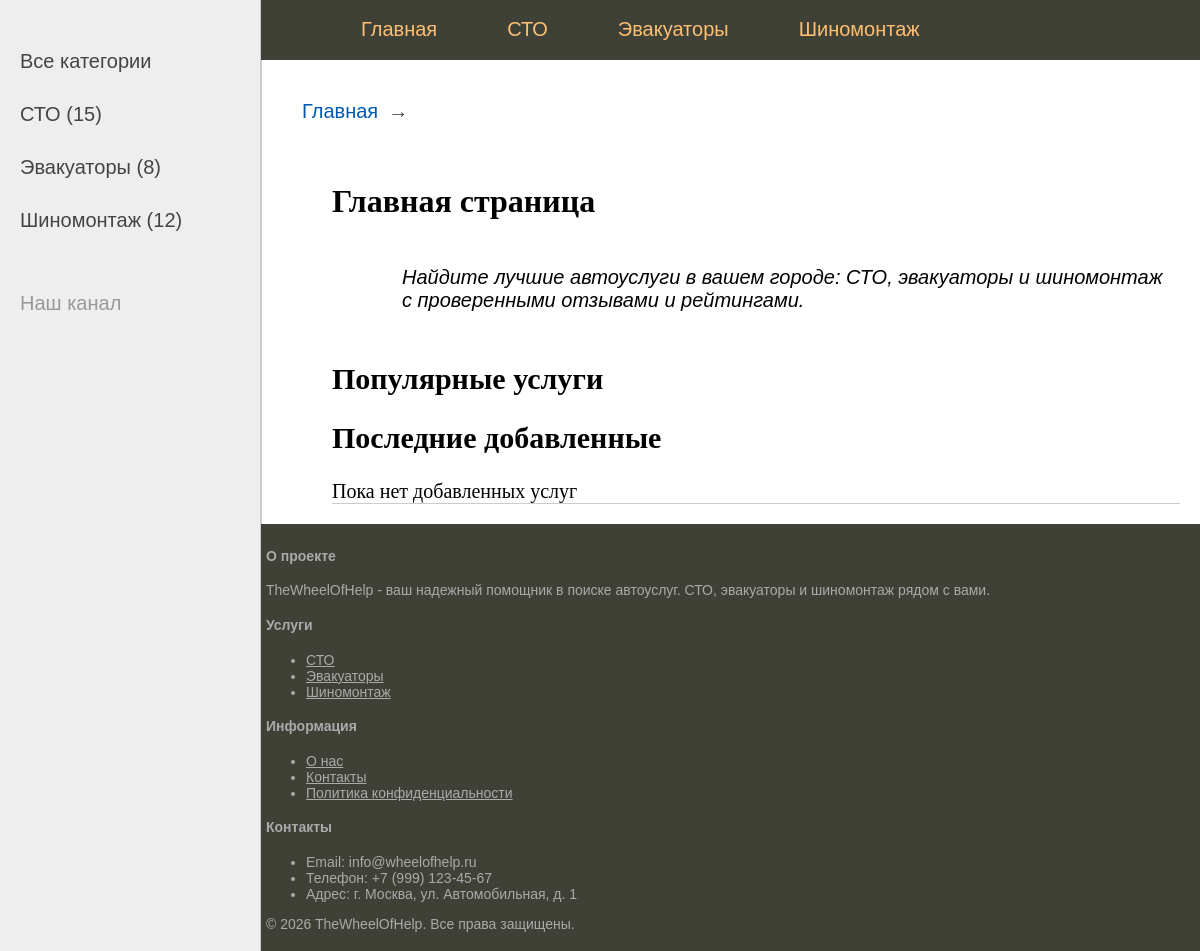
Before: / with the older database file.
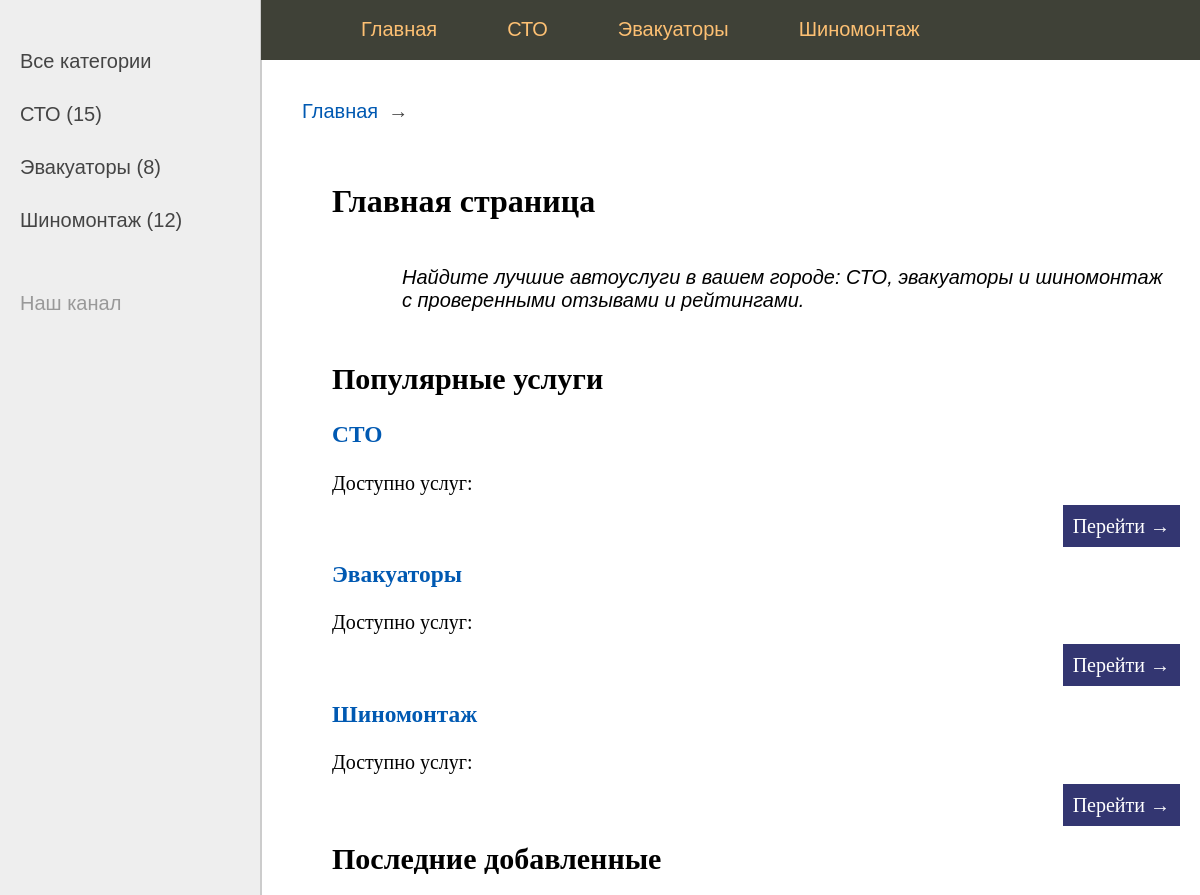
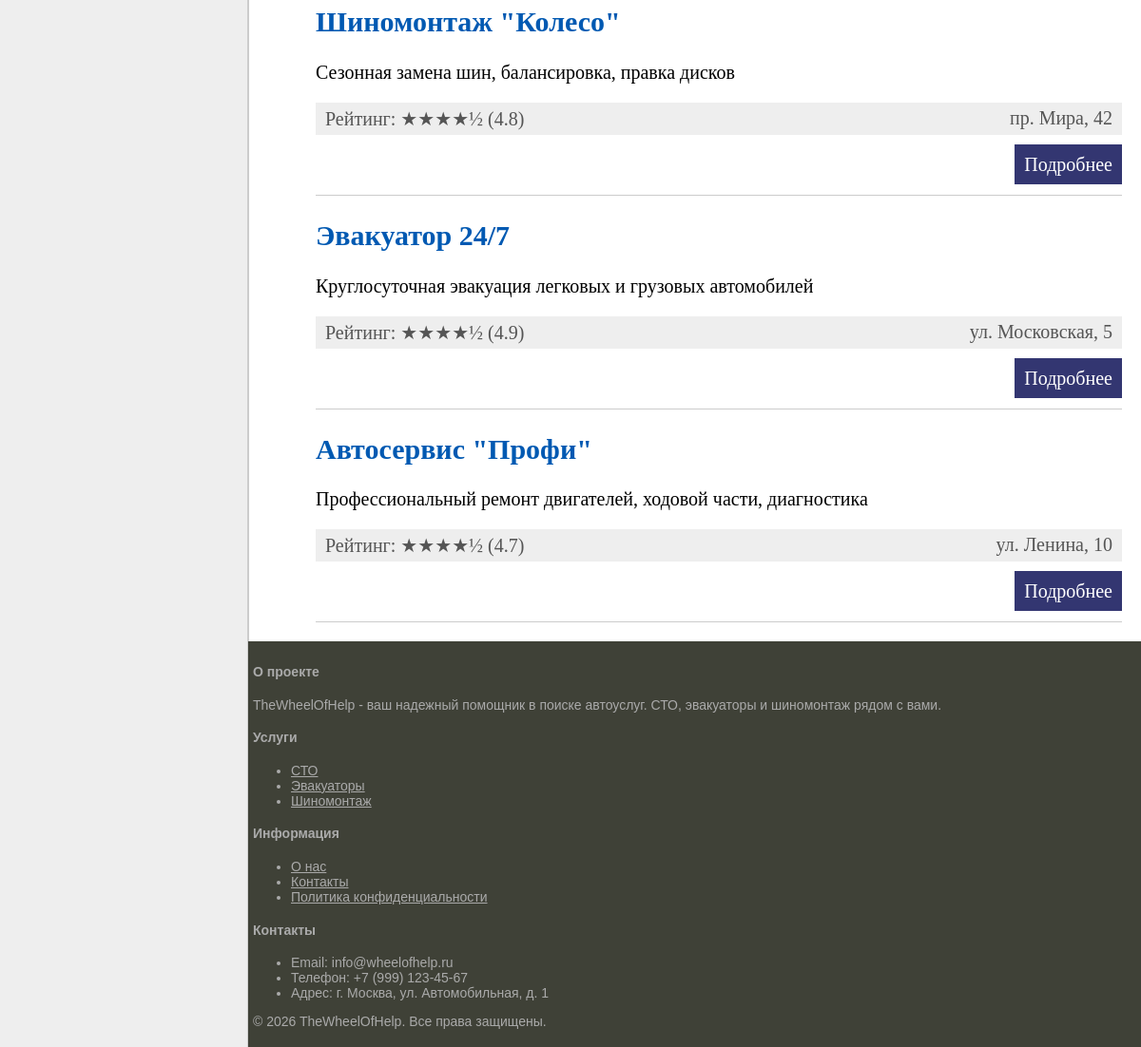
After: the same page with the newer database file (2 pictures, top to bottom).
### homepage/models.py (models this page shows, shortened)
class Category(models.Model):
    name = models.CharField(max_length=100, verbose_name="Название")
    slug = models.SlugField(max_length=100, unique=True, db_index=True, verbose_name="URL")
    class Meta:
        verbose_name = "Категория"
        verbose_name_plural = "Категории"

class Service(models.Model):
    title = models.CharField(max_length=255, verbose_name="Название")
    slug = models.SlugField(max_length=255, unique=True, db_index=True, verbose_name="URL")
    description = models.TextField(blank=True, verbose_name="Описание")
    category = models.ForeignKey('Category', on_delete=models.PROTECT, verbose_name="Категория")
    address = models.CharField(max_length=255, verbose_name="Адрес")
    phone = models.CharField(max_length=20, verbose_name="Телефон")
    work_time = models.CharField(max_length=255, blank=True, verbose_name="Время работы")
    rating = models.FloatField(default=0, verbose_name="Рейтинг")
    time_create = models.DateTimeField(auto_now_add=True, verbose_name="Создано")
    time_update = models.DateTimeField(auto_now=True, verbose_name="Обновлено")
    is_published = models.BooleanField(choices=Status.choices, default=Status.DRAFT, verbose_name="Статус")
    objects = models.Manager()  # стандартный менеджер (все записи)
    published = PublishedManager()  # наш менеджер (только опубликованные)
    def get_absolute_url(self):
        return reverse('homepage:service_detail', kwargs={'service_slug': self.slug})
    class Meta:
        ordering = ['-time_create']  # сортировка по умолчанию (новые сверху)
        verbose_name = "Услуга"
        verbose_name_plural = "Услуги"

### homepage/views.py (the view)
# urls.py: path('', views.index, name='index'),
def index(request):
    services = Service.published.all()
    categories = Category.objects.all()
    return render(request, 'homepage/index.html', {
        'title': 'Главная страница',
        'services': services,
        'categories': categories,
    })

### homepage/models.py (called while the page is built)
    def get_queryset(self):
        return super().get_queryset().filter(is_published=Status.PUBLISHED)

### homepage/templatetags/homepage_tags.py (called while the page is built)
@register.inclusion_tag('homepage/list_categories.html')
def show_categories():
    return {"categories": categories}

@register.simple_tag
def get_stars(rating):
    full_stars = int(rating)
    half_star = 1 if rating - full_stars >= 0.5 else 0
    empty_stars = 5 - full_stars - half_star
    stars = "★" * full_stars
    if half_star:
        stars += "½"
    stars += "☆" * empty_stars
    return stars

### templates/homepage/index.html (shortened to what this page needs)
{% extends 'base.html' %}
{% load homepage_tags %}
{% block content %}
<h1>{{ title|default:"Добро пожаловать в TheWheelOfHelp"|capfirst }}</h1>
<div class="quote">
    <p>Найдите лучшие автоуслуги в вашем городе: СТО, эвакуаторы и шиномонтаж с проверенными отзывами и рейтингами.</p>
</div>
<h2>Популярные услуги</h2>
<div class="services-grid">
    {% for cat in categories %}
    <div class="service-card">
        <h3><a href="{% url 'homepage:category_detail' cat.slug %}">{{ cat.name }}</a></h3>
        <p>Доступно услуг: {{ cat.services.count }}</p>
        <p class="link-read-post">
            <a href="{% url 'homepage:category_detail' cat.slug %}">Перейти →</a>
        </p>
    </div>
    {% endfor %}
</div>
<h2>Последние добавленные</h2>
<ul class="list-articles">
    {% for service in services %}
    <li>
        <h2>
            <a href="{{ service.get_absolute_url }}">
                {{ service.title }}
            </a>
        </h2>
        <p>{{ service.description|truncatewords:30 }}</p>
        <div class="article-panel">
            <p class="first">
                Рейтинг: {% get_stars service.rating %} ({{ service.rating }})
            </p>
            <p class="last">
                {{ service.address }}
            </p>
        </div>
        <p class="link-read-post">
            <a href="{{ service.get_absolute_url }}">Подробнее</a>
        </p>
    </li>
    {% empty %}
    <li>Пока нет добавленных услуг</li>
    {% endfor %}
</ul>
{% endblock %}

### templates/base.html (shortened to what this page needs)
<!DOCTYPE html>
{% load static %}
{% load homepage_tags %}
<html lang="ru">
<head>
    <link type="text/css" href="{% static 'css/styles.css' %}" rel="stylesheet" />
</head>
<body>
    <table class="table-page" border=0 cellpadding="0" cellspacing="0">
        <tr>
            <td valign="top" class="left-chapters">
                {% show_categories %}
            </td>
            <td valign=top>
                {% block header %}
                    {% include 'includes/header.html' %}
                {% endblock %}
                <table class="table-content" border=0 cellpadding="0" cellspacing="0">
                    <tr>
                        <td valign="top" class="content">
                            {% block breadcrumbs %}
                            <ul class="breadcrumbs">
                                <li><a href="{% url 'homepage:index' %}">Главная</a></li>
                            </ul>
                            {% endblock %}
                            <div class="content-text">
                                {% block content %}
                                {% endblock %}
                            </div>
                        </td>
                    </tr>
                </table>
                {% block footer %}
                    {% include 'includes/footer.html' %}
                {% endblock %}
            </td>
        </tr>
    </table>
</body>
</html>

### templates/homepage/list_categories.html
{% if categories %}
<ul class="leftchapters">
    <li{% if not selected_cat_id %} class="selected"{% endif %}>
        <a href="{% url 'homepage:index' %}">Все категории</a>
    </li>
    {% for cat in categories %}
    <li{% if cat.id == selected_cat_id %} class="selected"{% endif %}>
        <a href="{% url 'homepage:'|add:cat.url %}">
            {{ cat.name }}
            {% if cat.count %}
            <span class="category-count">({{ cat.count }})</span>
            {% endif %}
        </a>
    </li>
    {% endfor %}
    <li class="share">
        <p>Наш канал</p>
        <a class="share-yt" href="https://youtube.com/@thewheelofhelp" target="_blank" rel="nofollow"></a>
    </li>
</ul>
{% endif %}

### templates/includes/header.html (shortened to what this page needs)
{% load static %}
<div class="header">
    <ul class="mainmenu">
        <li class="logo">
            <a href="{% url 'homepage:index' %}">
                <div class="logo"></div>
            </a>
        </li>
        <li><a href="{% url 'homepage:index' %}">Главная</a></li>
        <li><a href="{% url 'homepage:tech_station' %}">СТО</a></li>
        <li><a href="{% url 'homepage:evacuator' %}">Эвакуаторы</a></li>
        <li><a href="{% url 'homepage:tire_service' %}">Шиномонтаж</a></li>
        <li class="search-form">
            <form action="{% url 'homepage:search' %}" method="get">
            </form>
        </li>
    </ul>
</div>

### templates/includes/footer.html
{% load static %}
<div id="footer">
    <div class="container">
        <div class="footer-content">
            <div class="footer-section">
                <h4>О проекте</h4>
                <p>TheWheelOfHelp - ваш надежный помощник в поиске автоуслуг. СТО, эвакуаторы и шиномонтаж рядом с вами.</p>
            </div>
            <div class="footer-section">
                <h4>Услуги</h4>
                <ul class="footer-links">
                    <li><a href="{% url 'homepage:tech_station' %}">СТО</a></li>
                    <li><a href="{% url 'homepage:evacuator' %}">Эвакуаторы</a></li>
                    <li><a href="{% url 'homepage:tire_service' %}">Шиномонтаж</a></li>
                </ul>
            </div>
            <div class="footer-section">
                <h4>Информация</h4>
                <ul class="footer-links">
                    <li><a href="#">О нас</a></li>
                    <li><a href="#">Контакты</a></li>
                    <li><a href="#">Политика конфиденциальности</a></li>
                </ul>
            </div>
            <div class="footer-section">
                <h4>Контакты</h4>
                <ul class="footer-links">
                    <li>Email: info@wheelofhelp.ru</li>
                    <li>Телефон: +7 (999) 123-45-67</li>
                    <li>Адрес: г. Москва, ул. Автомобильная, д. 1</li>
                </ul>
            </div>
        </div>
        <div class="footer-bottom">
            <p>&copy; {% now "Y" %} TheWheelOfHelp. Все права защищены.</p>
        </div>
    </div>
</div>

### static/css/styles.css (style rules this page uses)
html, body { font-family: 'Arial'; margin: 0; padding: 0; height: 100%; width: 100%; color: #444; }
a { color: #0059b2; text-decoration: none; }
p.link-read-post { text-align: right; }
p.link-read-post a { padding: 10px; min-width: 100px; background: #333671; color: #fff; text-decoration: none; }
div.article-panel { background: #eee; padding: 5px 10px 5px 10px; box-sizing: border-box; overflow: hidden; color: #555; }
div.article-panel p.first { margin: 0; float: left; }
div.article-panel p.last { margin: 0; float: right; }
ul.list-articles { list-style: none; margin: 0; padding: 0; }
ul.list-articles li { border-bottom: 1px solid #ccc; }
.table-page { width: 100%; height: 100%; vertical-align: top; }
.table-page tr { height: 100%; }
.header { background: #3F4137; height: 60px; }
.logo { background: url('../images/logo.png') no-repeat 10px 5px; width: 70px; height: 60px; }
ul.mainmenu { list-style: none; margin: 0; padding: 0; height: 60px; color: #fdc073; font-size: 20px; overflow: hidden; }
ul.mainmenu li { float: left; margin: 18px 40px 0 30px; }
ul.mainmenu li.logo { margin: 0; }
ul.mainmenu li a { color: #fdc073; text-decoration: none; }
.table-content { width: 100%; min-height: 100%; height: 100%; }
.left-chapters { margin: 0; background: #eee; border-right: 1px solid #ccc; }
.left-chapters ul { width: 230px; margin: 0; padding: 20px 10px 10px 20px; list-style: none; font-size: 20px; }
.left-chapters ul li { margin: 30px 0 0 0; color: #999; }
.left-chapters ul li.selected { color: #0059b2; }
.left-chapters ul li a { color: #444; text-decoration: none; }
.left-chapters ul li.share { margin: 60px 0 0 0; }
.left-chapters ul li.share p { margin: 30px 0 30px 0; }
.left-chapters ul li.share a { display: inline-block; width: 40px; height: 40px; margin: 0 20px 0 0; }
.left-chapters ul li.share a.share-yt { width: 100%; height: 30px; background: url('../images/share_yt.png') no-repeat 0 0 }
.content { padding: 40px 20px 20px 40px; width: 100%; box-sizing: border-box; }
ul.breadcrumbs { margin: 0; padding: 0; list-style: none; font-size: 20px; font-family: Sans-serif, Arial, Tahoma; }
ul.breadcrumbs li { display: inline-block; }
ul.breadcrumbs li a { color: #0059b2; text-decoration: none; }
ul.breadcrumbs li:after { padding: 0 10px 0 10px; content: "\2192"; }
.content-text { margin: 60px 0 0 30px; color: #000; font-size: 20px; font-family: Yandex Sans Display Light; }
.content-text h1 { font-size: 32px; }
.quote { background: url('../images/blockquote.png') no-repeat 0 10px; padding: 5px 5px 5px 70px; font-family: Sans-serif, Arial, Tahoma; font-style: italic; }
#footer { box-sizing: border-box; background: #3F4137; padding: 5px; color: #aaa; font-size: 14px; font-family: Verdana, Geneva, Arial, Helvetica; text-align: left; overflow: hidden; }
#footer a { text-decoration: underline; color: #aaa; }

Changed rows visible on the page:
added Category: name "СТО"
added Category: name "Эвакуаторы"
added Category: name "Шиномонтаж"
added Service: title "Шиномонтаж \"Колесо\"", description "Сезонная замена шин, балансировка, правка дисков", rating "★★★★½", rating "4.8", address "пр. Мира, 42"
added Service: title "Эвакуатор 24/7", description "Круглосуточная эвакуация легковых и грузовых автомобилей", rating "★★★★½", rating "4.9", address "ул. Московская, 5"
added Service: title "Автосервис \"Профи\"", description "Профессиональный ремонт двигателей, ходовой части, диагностика", rating "★★★★½", rating "4.7", address "ул. Ленина, 10"
Other visible differences:
text no longer shown: "Пока нет добавленных услуг"
